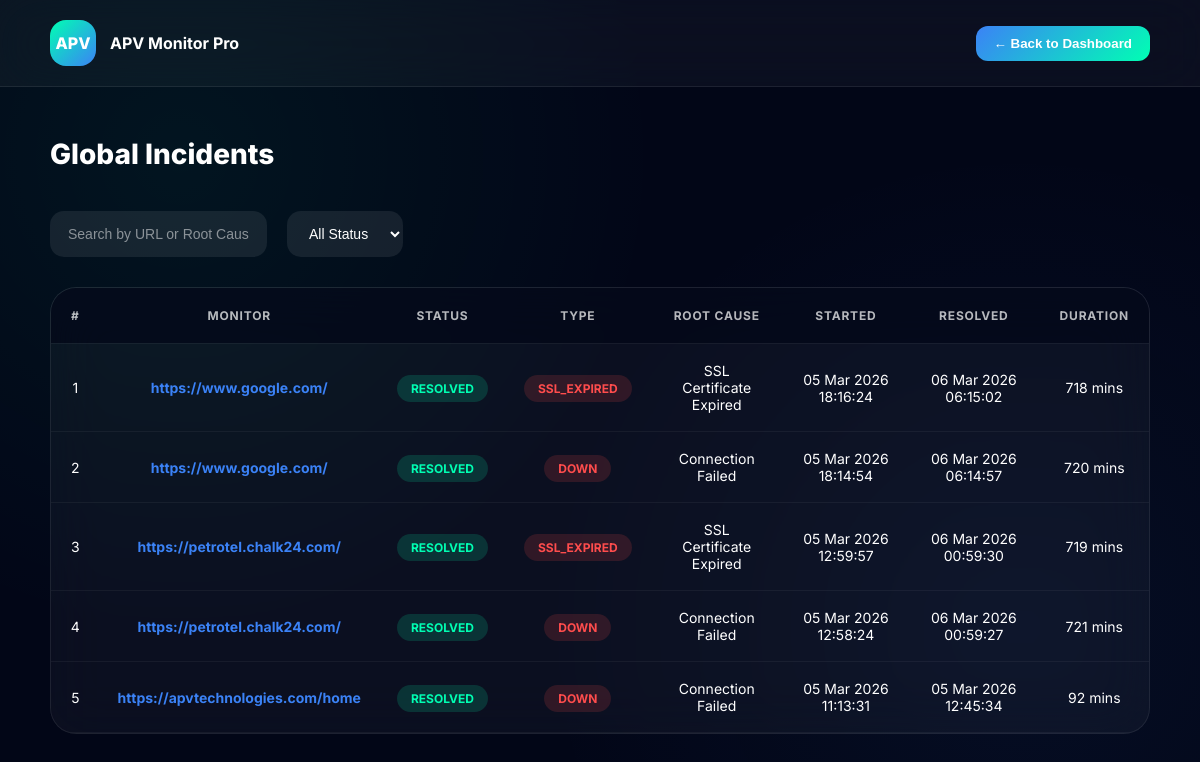
The page /incidents (signed in) on the database its author committed.
### models/incident.py (models this page shows, shortened)
class Incident(db.Model):
    __tablename__ = "incidents"
    id = db.Column(
        db.Integer,
        primary_key=True
    )
    monitor_id = db.Column(
        db.Integer,
        db.ForeignKey("monitors.id"),
        nullable=False,
        index=True
    )
    status = db.Column(
        db.String(50),
        nullable=False,
        index=True
    )
    message = db.Column(
        db.String(500),
        nullable=True
    )
    created_at = db.Column(
        db.DateTime,
        default=datetime.utcnow,
        index=True
    )
    lifecycle_status = db.Column(
        db.String(20),
        default="ONGOING",
        nullable=False,
        index=True
    )
    started_at = db.Column(
        db.DateTime,
        default=datetime.utcnow,
        nullable=False,
        index=True
    )
    resolved_at = db.Column(
        db.DateTime,
        nullable=True,
        index=True
    )
    duration_seconds = db.Column(
        db.Integer,
        nullable=True
    )
    root_cause = db.Column(
        db.String(255),
        default="Unknown"
    )
    http_status_code = db.Column(
        db.Integer,
        nullable=True
    )
    visibility = db.Column(
        db.String(20),
        default="PUBLIC"
    )
    comment_count = db.Column(
        db.Integer,
        default=0
    )

### models/monitor.py (models this page shows, shortened)
class Monitor(db.Model):
    __tablename__ = "monitors"
    id = db.Column(
        db.Integer,
        primary_key=True
    )
    url = db.Column(
        db.String(500),
        nullable=False,
        index=True
    )
    status = db.Column(
        db.String(20),
        default="UNKNOWN",
        nullable=False,
        index=True
    )
    response_time = db.Column(
        db.Float,
        nullable=True
    )
    is_paused = db.Column(
        db.Boolean,
        default=False,
        nullable=False,
        index=True
    )
    check_interval = db.Column(
        db.Integer,
        default=60,
        nullable=False
    )
    last_checked_at = db.Column(
        db.DateTime,
        nullable=True,
        index=True
    )
    failure_count = db.Column(
        db.Integer,
        default=0,
        nullable=False
    )
    recovery_count = db.Column(
        db.Integer,
        default=0,
        nullable=False
    )
    ssl_expiry_date = db.Column(
        db.DateTime,
        nullable=True
    )
    ssl_days_remaining = db.Column(
        db.Integer,
        default=0
    )
    last_ssl_check = db.Column(
        db.DateTime,
        nullable=True,
        index=True
    )
    last_checked = db.Column(
        db.DateTime,
        nullable=True,
        index=True
    )
    created_at = db.Column(
        db.DateTime,
        default=datetime.utcnow,
        nullable=False,
        index=True
    )
    user_id = db.Column(
        db.Integer,
        db.ForeignKey("users.id"),
        nullable=False,
        index=True
    )
    created_by = db.Column(
        db.Integer,
        db.ForeignKey("users.id"),
        nullable=False,
        index=True
    )
    incidents = db.relationship(
        "Incident",
        backref="monitor",
        lazy="select",
        cascade="all, delete-orphan"
    )
    logs = db.relationship(
        "MonitorLog",
        backref="monitor",
        lazy="select",
        cascade="all, delete-orphan"
    )

### routes/monitor_routes.py (the view, shortened to what this page needs)
@monitor_bp.route("/incidents")
def global_incidents():
    if not require_login():
        return redirect(url_for("home"))
    lifecycle = request.args.get("lifecycle")
    search = request.args.get("search")
    query = Incident.query.join(Monitor).filter(
        Monitor.user_id == session.get("user_id")
    )
    if lifecycle in ["ONGOING", "RESOLVED"]:
        query = query.filter(
            Incident.lifecycle_status == lifecycle
        )
    incidents = query.order_by(
        Incident.started_at.desc()
    ).all()
    return render_template(
        "dashboard/global_incidents.html",
        incidents=incidents
    )

### routes/monitor_routes.py (called while the page is built)
def require_login():
    if not session.get("logged_in"):
        flash("Session expired. Please login again.", "error")
        return False
    return True

### templates/dashboard/global_incidents.html (shortened to what this page needs)
<!DOCTYPE html>
<html>
<head>
</head>
<body>
<div class="navbar">
<div class="logo">
<div class="logo-box">APV</div>
<div style="font-weight:700;">APV Monitor Pro</div>
</div>
<a href="/dashboard">
<button class="back-btn">← Back to Dashboard</button>
</a>
</div>
<div class="container">
<div class="header">
<h1>Global Incidents</h1>
</div>
<div class="filter-bar">
<input type="text" id="searchInput" placeholder="Search by URL or Root Cause">
<select id="statusFilter">
<option value="ALL">All Status</option>
</select>
</div>
<div class="table-box">
<table id="incidentTable">
<tr>
<th>#</th>
<th>Monitor</th>
<th>Status</th>
<th>Type</th>
<th>Root Cause</th>
<th>Started</th>
<th>Resolved</th>
<th>Duration</th>
</tr>
{% if incidents %}
{% for incident in incidents %}
<tr>
<td>{{ loop.index }}</td>
<td>
<a href="/monitor/{{ incident.monitor.id }}/overview" class="url-link">
{{ incident.monitor.url }}
</a>
</td>
<td>
{% if incident.lifecycle_status == "ONGOING" %} <span class="badge badge-down">ONGOING</span>
{% else %} <span class="badge badge-resolved">RESOLVED</span>
{% endif %}
</td>
<td>
{% if incident.status == "SLOW" %} <span class="badge badge-slow">SLOW</span>
{% else %} <span class="badge badge-down">{{ incident.status }}</span>
{% endif %}
</td>
<td>{{ incident.root_cause or "-" }}</td>
<td>
{{ incident.started_at.strftime("%d %b %Y %H:%M:%S") }}
</td>
<td>
{% if incident.resolved_at %}
{{ incident.resolved_at.strftime("%d %b %Y %H:%M:%S") }}
{% else %}
----------
{% endif %}
</td>
<td>
{% if incident.resolved_at %}
{{ ((incident.resolved_at - incident.started_at).total_seconds() // 60)|int }} mins
{% else %}
Ongoing
{% endif %}
</td>
</tr>
{% endfor %}
{% else %}
<tr>
<td colspan="8" class="empty">
No incidents recorded yet
</td>
</tr>
{% endif %}
</table>
</div>
</div>
</body>
</html>

### templates/dashboard/global_incidents.html (style rules this page uses)
:root { --green:#00ffb3; --blue:#3b82f6; --red:#ff4d4d; --orange:#f59e0b; }
body { margin:0; font-family:'Inter',sans-serif; background: radial-gradient(circle at 15% 20%, rgba(0,255,179,.06), transparent 40%), radial-gradient(circle at 85% 80%, rgba(59,130,246,.06), transparent 40%), #020617; color:white; }
.navbar { display:flex; justify-content:space-between; align-items:center; padding:20px 50px; background:rgba(255,255,255,0.04); backdrop-filter:blur(25px); border-bottom:1px solid rgba(255,255,255,0.08); }
.logo { display:flex; align-items:center; gap:14px; }
.logo-box { width:46px; height:46px; border-radius:16px; background:linear-gradient(135deg,var(--green),var(--blue)); display:flex; align-items:center; justify-content:center; font-weight:800; }
.back-btn { padding:10px 18px; border-radius:12px; border:none; background:linear-gradient(135deg,var(--blue),var(--green)); color:white; font-weight:600; cursor:pointer; }
.container { padding:50px; }
.header { margin-bottom:40px; }
.header h1 { margin:0; font-size:28px; font-weight:800; }
.filter-bar { display:flex; gap:20px; margin-bottom:30px; flex-wrap:wrap; }
.filter-bar input, .filter-bar select { padding:14px 18px; border-radius:14px; border:none; background:rgba(255,255,255,0.08); color:white; font-size:14px; }
.filter-bar input::placeholder { color:rgba(255,255,255,.5); }
.table-box { overflow-x:auto; border-radius:26px; background:rgba(255,255,255,0.04); backdrop-filter:blur(25px); border:1px solid rgba(255,255,255,0.08); }
table { width:100%; border-collapse:collapse; }
th { padding:20px; text-align:center; font-size:12px; text-transform:uppercase; letter-spacing:.8px; opacity:.7; background:#020617; }
td { padding:18px; text-align:center; font-size:14px; }
tr { border-bottom:1px solid rgba(255,255,255,0.05); }
.badge { padding:6px 14px; border-radius:20px; font-size:12px; font-weight:700; }
.badge-down { background:rgba(255,77,77,0.15); color:var(--red); }
.badge-resolved { background:rgba(0,255,179,0.15); color:var(--green); }
.url-link { color:var(--blue); font-weight:700; text-decoration:none; }

### rows shown on the page
Incident: monitor "https://www.google.com/", lifecycle_status "RESOLVED", status "SSL_EXPIRED", root_cause "SSL Certificate Expired", started_at "05 Mar 2026 18:16:24", resolved_at "06 Mar 2026 06:15:02", resolved_at+started_at "718"
Incident: monitor "https://www.google.com/", lifecycle_status "RESOLVED", status "DOWN", root_cause "Connection Failed", started_at "05 Mar 2026 18:14:54", resolved_at "06 Mar 2026 06:14:57", resolved_at+started_at "720"
Incident: monitor "https://petrotel.chalk24.com/", lifecycle_status "RESOLVED", status "SSL_EXPIRED", root_cause "SSL Certificate Expired", started_at "05 Mar 2026 12:59:57", resolved_at "06 Mar 2026 00:59:30", resolved_at+started_at "719"
Incident: monitor "https://petrotel.chalk24.com/", lifecycle_status "RESOLVED", status "DOWN", root_cause "Connection Failed", started_at "05 Mar 2026 12:58:24", resolved_at "06 Mar 2026 00:59:27", resolved_at+started_at "721"
Incident: monitor "https://apvtechnologies.com/home", lifecycle_status "RESOLVED", status "DOWN", root_cause "Connection Failed", started_at "05 Mar 2026 11:13:31", resolved_at "05 Mar 2026 12:45:34", resolved_at+started_at "92"
